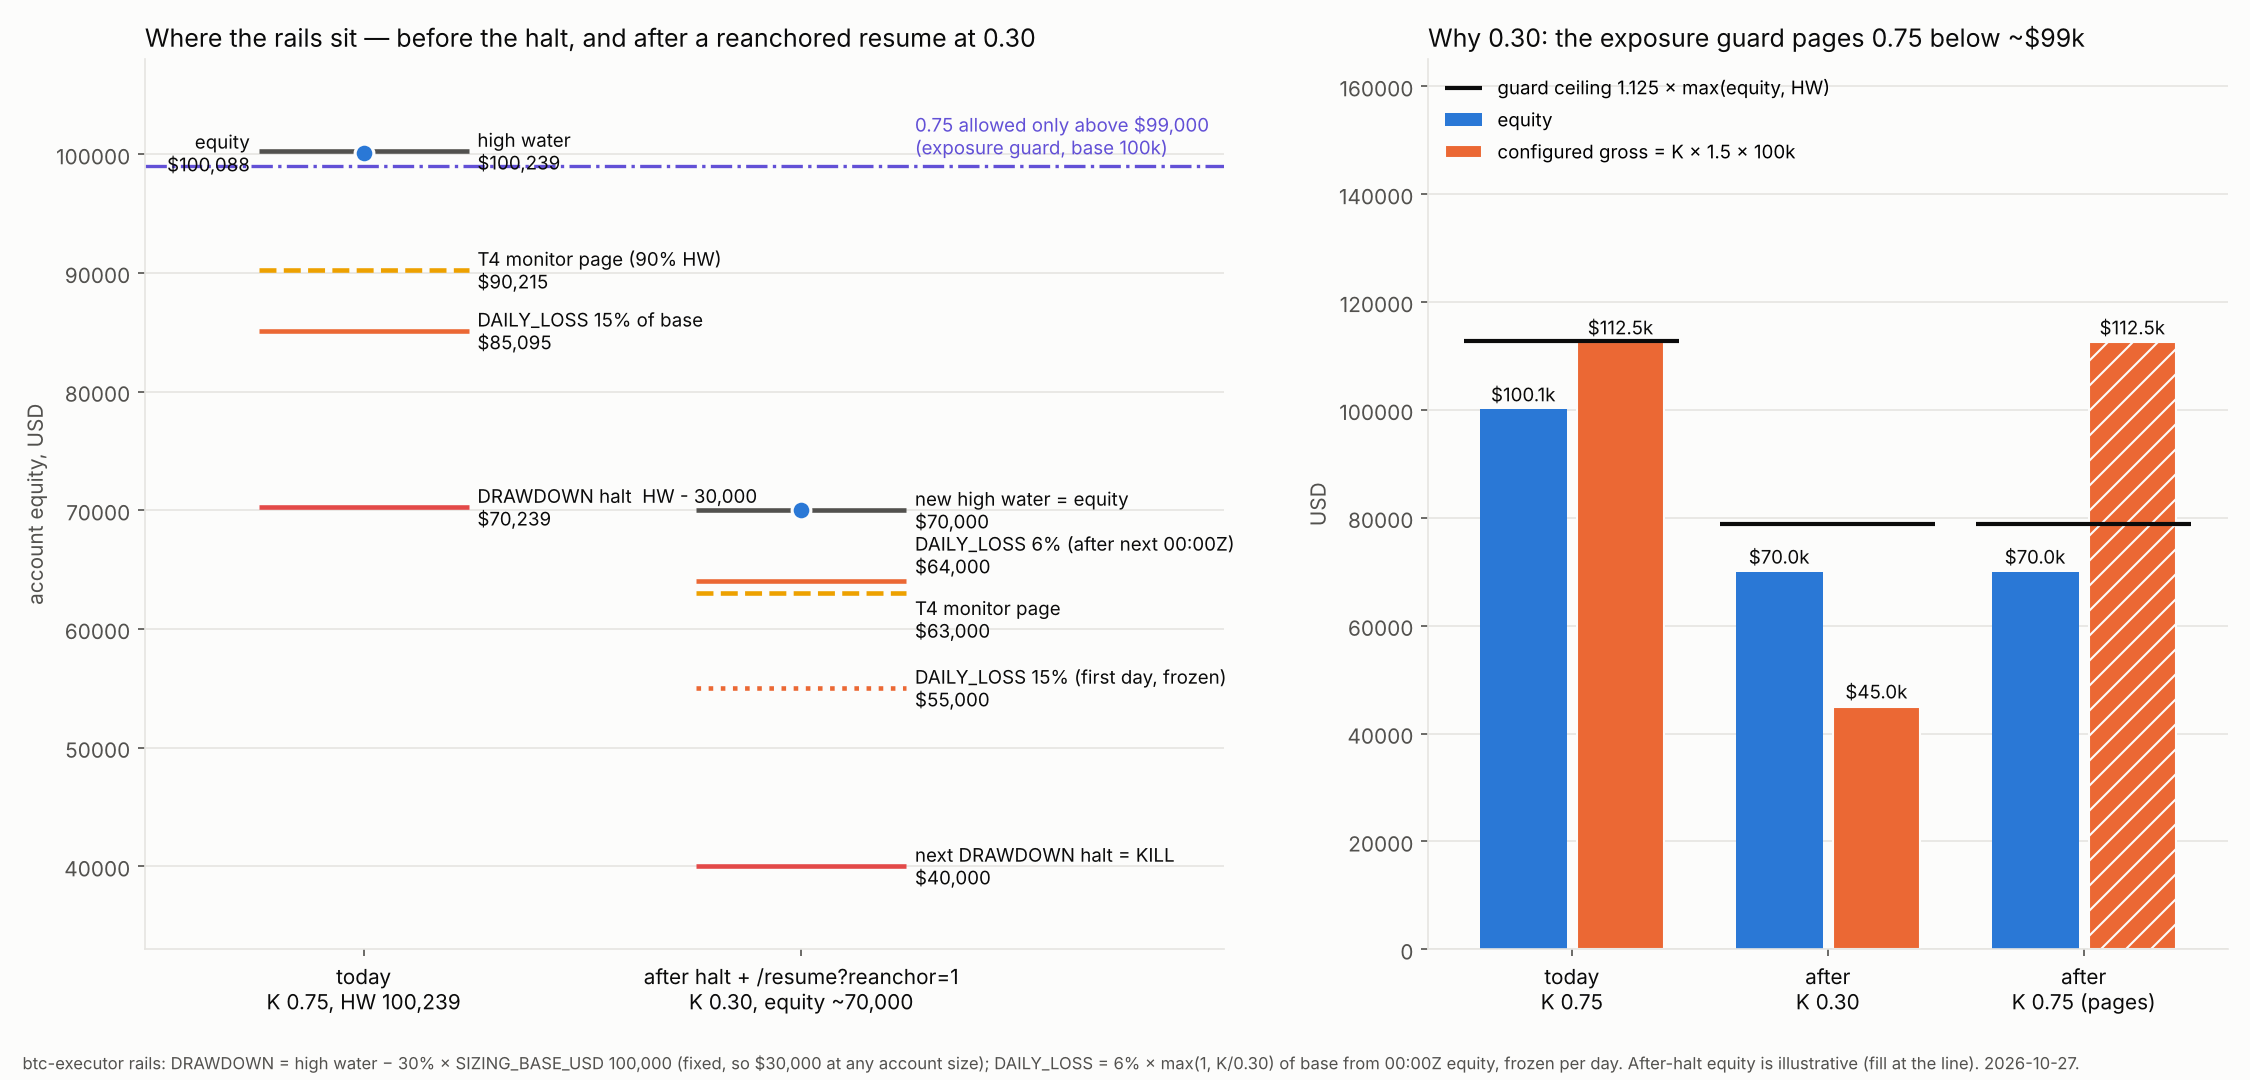

The script that saved this image:
"""Figure for RESUME_PROTOCOL.md: where the executor's rails sit today
(K 0.75, high water 100,239) and after a DRAWDOWN halt followed by a
reanchored resume at K 0.30 (equity ~70,000, illustrative fill at the line).

Right panel: the exposure guard (mirror.MAX_EXPOSURE_FRAC = 1.125 of
max(equity, high_water), gross = K x lev x base) — why 0.75 is not a
post-halt option at base 100,000. Numbers as of 2026-10-27 12:25Z.
"""
import matplotlib
matplotlib.use("Agg")
import matplotlib.pyplot as plt

BASE, LEV = 100_000.0, 1.5
HW, EQ, DAY0 = 100_239.28, 100_087.62, 100_095.49
EQ_AFTER = 70_000.0                       # illustrative: fill at the line
BLUE, ORANGE, RED, YELLOW, VIOLET, AQUA = ("#2a78d6", "#eb6834", "#e34948",
                                           "#eda100", "#6250d6", "#1baf7a")
INK, INK2, GRID = "#0b0b0b", "#52514e", "#e6e5e1"

fig, (ax, bx) = plt.subplots(1, 2, figsize=(15, 7.2), facecolor="#fcfcfb",
                             gridspec_kw={"width_ratios": [1.35, 1]})
for a in (ax, bx):
    a.set_facecolor("#fcfcfb")
    for s in ("top", "right"):
        a.spines[s].set_visible(False)
    a.spines["left"].set_color(GRID); a.spines["bottom"].set_color(GRID)
    a.tick_params(colors=INK2, labelsize=10)
    a.yaxis.grid(True, color=GRID, lw=0.8); a.set_axisbelow(True)

# ---- left: the rails ladder -------------------------------------------
cols = {"today\nK 0.75, HW 100,239": 0.0,
        "after halt + /resume?reanchor=1\nK 0.30, equity ~70,000": 1.5}
rails_today = [
    ("high water", HW, INK2, "-"),
    ("T4 monitor page (90% HW)", 0.9 * HW, YELLOW, "--"),
    ("DAILY_LOSS 15% of base", DAY0 - 0.15 * BASE, ORANGE, "-"),
    ("DRAWDOWN halt  HW - 30,000", HW - 0.30 * BASE, RED, "-"),
]
rails_after = [
    ("new high water = equity", EQ_AFTER, INK2, "-"),
    ("T4 monitor page", 0.9 * EQ_AFTER, YELLOW, "--"),  # label va=top
    ("DAILY_LOSS 6% (after next 00:00Z)", EQ_AFTER - 0.06 * BASE, ORANGE, "-"),
    ("DAILY_LOSS 15% (first day, frozen)", EQ_AFTER - 0.15 * BASE, ORANGE, ":"),
    ("next DRAWDOWN halt = KILL", EQ_AFTER - 0.30 * BASE, RED, "-"),
]
W = 0.36
for (lab, x), rails, eq in zip(cols.items(), (rails_today, rails_after),
                                (EQ, EQ_AFTER)):
    for name, y, c, ls in rails:
        ax.hlines(y, x - W, x + W, color=c, lw=2.2, ls=ls)
        va = ("top" if name.startswith("T4 monitor page") and x > 0.5
              else "bottom" if name.startswith("DAILY_LOSS 6%") else "center")
        dy = -300 if va == "top" else 300 if va == "bottom" else 0
        ax.text(x + W + 0.03, y + dy, f"{name}\n${y:,.0f}", va=va,
                ha="left", fontsize=9, color=INK)
    ax.plot([x], [eq], "o", ms=9, color=BLUE, mec="#fcfcfb", mew=1.5)
    if x < 0.5:
        ax.text(x - W - 0.03, eq, f"equity\n${eq:,.0f}", va="center",
                ha="right", fontsize=9, color=INK)
ax.axhline(112_500 / (1.125 * 1.01), color=VIOLET, lw=1.6, ls="-.")
ax.text(1.5 + W + 0.03, 112_500 / (1.125 * 1.01) + 600,
        "0.75 allowed only above $99,000\n(exposure guard, base 100k)",
        fontsize=9, color=VIOLET, va="bottom")
ax.set_xlim(-0.75, 2.95); ax.set_ylim(33_000, 108_000)
ax.set_xticks(list(cols.values())); ax.set_xticklabels(list(cols.keys()),
                                                        fontsize=10, color=INK)
ax.set_ylabel("account equity, USD", color=INK2)
ax.set_title("Where the rails sit — before the halt, and after a reanchored "
             "resume at 0.30", loc="left", fontsize=12, color=INK)

# ---- right: the exposure guard ----------------------------------------
groups = [("today\nK 0.75", 0.75 * LEV * BASE, EQ, 1.125 * max(EQ, HW)),
          ("after\nK 0.30", 0.30 * LEV * BASE, EQ_AFTER, 1.125 * EQ_AFTER),
          ("after\nK 0.75 (pages)", 0.75 * LEV * BASE, EQ_AFTER,
           1.125 * EQ_AFTER)]
xs = range(len(groups))
for i, (lab, gross, eq, ceil) in zip(xs, groups):
    bx.bar(i - 0.19, eq, 0.34, color=BLUE, label="equity" if i == 0 else None)
    bx.bar(i + 0.19, gross, 0.34, color=ORANGE,
           label="configured gross = K × 1.5 × 100k" if i == 0 else None,
           hatch="//" if gross > ceil else None, edgecolor="#fcfcfb")
    bx.hlines(ceil, i - 0.42, i + 0.42, color=INK, lw=2.0,
              label="guard ceiling 1.125 × max(equity, HW)" if i == 0 else None)
    bx.text(i + 0.19, gross + 1500, f"${gross/1000:.1f}k", ha="center",
            fontsize=9, color=INK)
    bx.text(i - 0.19, eq + 1500, f"${eq/1000:.1f}k", ha="center",
            fontsize=9, color=INK)
bx.set_xticks(list(xs)); bx.set_xticklabels([g[0] for g in groups],
                                            fontsize=10, color=INK)
bx.set_ylim(0, 165_000); bx.set_ylabel("USD", color=INK2)
bx.legend(frameon=False, fontsize=9, loc="upper left")
bx.set_title("Why 0.30: the exposure guard pages 0.75 below ~$99k",
             loc="left", fontsize=12, color=INK)
fig.text(0.01, 0.01,
         "btc-executor rails: DRAWDOWN = high water − 30% × SIZING_BASE_USD "
         "100,000 (fixed, so $30,000 at any account size); DAILY_LOSS = "
         "6% × max(1, K/0.30) of base from 00:00Z equity, frozen per day. "
         "After-halt equity is illustrative (fill at the line). 2026-10-27.",
         fontsize=8, color=INK2)
fig.tight_layout(rect=(0, 0.04, 1, 1))
fig.savefig("docs/resume_protocol_rails.png", dpi=150, facecolor=fig.get_facecolor())
print("wrote docs/resume_protocol_rails.png")
